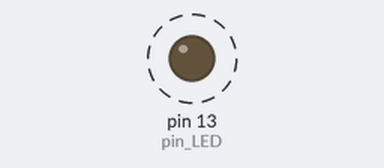
A sketch run on a simulated Arduino Uno, built with avr-gcc and run on an emulated ATmega328P. Shown: output pins drawn as LEDs (lit = HIGH). Dashed ring = blinking. What the sketch prints to the serial monitor is not drawn.

Above: at 0.5 s.
Timing chart, 0 to 4.6 s (numbered marks = the images above):
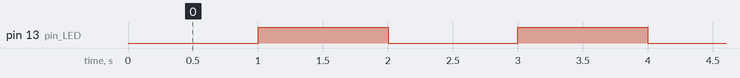

The sketch:

sketch8_3.ino
```cpp
int pin_LED = 13; // LED 연결 핀
boolean LED_state = false; // LED 상태
unsigned long time_previous, time_current;
unsigned long count = 0; // loop 함수 실행 횟수
void setup() {
  pinMode(pin_LED, OUTPUT);
  digitalWrite(pin_LED, LED_state);
  Serial.begin(9600);
  time_previous = millis(); // 시작 시간
}
void loop() {
  time_current = millis(); // 현재 시간
  count++; // loop 함수 실행 횟수
  // 1초 이상 시간이 경과한 경우
  if (time_current - time_previous >= 1000) {
    time_previous = time_current; // 시작 시간 갱신
    LED_state = !LED_state; // LED 반전
    digitalWrite(pin_LED, LED_state);
    Serial.println(count); // 1초 동안 loop 함수가 실행된 횟수 출력
    count = 0;
  }
}
```

Measured:
- by itself, pin 13 (pin_LED): alternates HIGH for 1.0 s and LOW for 1.0 s
